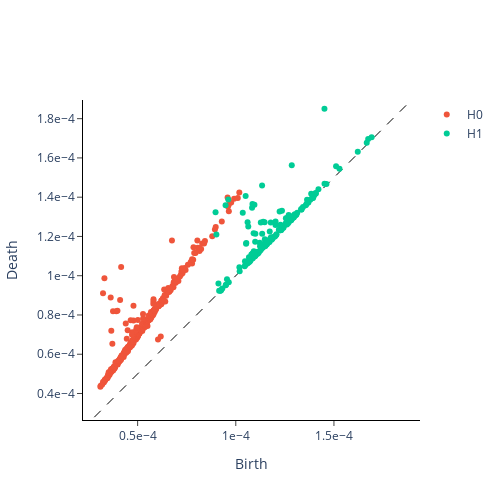

The cell this chart's notebook holds for it:
### Code cell
plot = gtda.plotting.plot_diagram(raw_diagram[8])
display(plot)
plot.write_image(file = f"{subj}/{exp}/raw_diagram.svg", format = "svg")

### Figure 1 — Plotly figure (JSON) as saved in the notebook; plotly's stock layout.template omitted (floating-point values rounded to 4 significant figures; data arrays with more than 128 entries replaced by an {"elided": "..."} marker saying what was removed)
{"data": [{"hoverinfo": "none", "line": {"color": "black", "dash": "dash", "width": 1}, "mode": "lines", "showlegend": false, "type": "scatter", "x": [2.793e-05, 0.0001881], "y": [2.793e-05, 0.0001881]}, {"hoverinfo": "text", "hovertext": {"elided": "491 str values"}, "mode": "markers", "name": "H0", "type": "scatter", "x": {"elided": "491 float values"}, "y": {"elided": "491 float values"}}, {"hoverinfo": "text", "hovertext": {"elided": "177 str values"}, "mode": "markers", "name": "H1", "type": "scatter", "x": {"elided": "177 float values"}, "y": {"elided": "177 float values"}}], "layout": {"height": 500, "plot_bgcolor": "white", "width": 500, "xaxis": {"autorange": false, "exponentformat": "e", "linecolor": "black", "linewidth": 1, "mirror": false, "range": [2.793e-05, 0.0001881], "showexponent": "all", "showline": true, "side": "bottom", "ticks": "outside", "title": {"text": "Birth"}, "type": "linear", "zeroline": true}, "yaxis": {"autorange": false, "exponentformat": "e", "linecolor": "black", "linewidth": 1, "mirror": false, "range": [2.793e-05, 0.0001881], "scaleanchor": "x", "scaleratio": 1, "showexponent": "all", "showline": true, "side": "left", "ticks": "outside", "title": {"text": "Death"}, "type": "linear", "zeroline": true}}}
